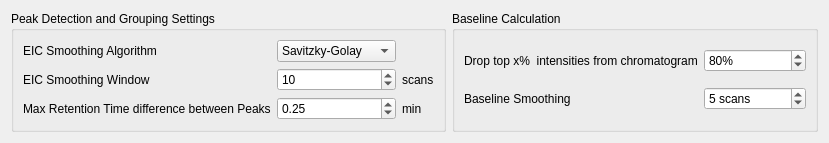
     <widget class="QWidget" name="peakDetectOptions">
      <attribute name="title">
       <string>Peak Detection</string>
      </attribute>
      <layout class="QHBoxLayout" name="horizontalLayout_7">
       <item>
        <widget class="QGroupBox" name="groupBox_3">
         <property name="title">
          <string>Peak Detection and Grouping Settings</string>
         </property>
         <layout class="QGridLayout">
          <item row="1" column="0">
           <widget class="QLabel" name="label_2">
            <property name="text">
             <string>EIC Smoothing Window </string>
            </property>
           </widget>
          </item>
          <item row="1" column="1">
           <widget class="QSpinBox" name="eic_smoothingWindow">
            <property name="minimum">
             <number>1</number>
            </property>
            <property name="value">
             <number>10</number>
            </property>
           </widget>
          </item>
          <item row="1" column="2">
           <widget class="QLabel" name="label_5">
            <property name="text">
             <string>scans</string>
            </property>
           </widget>
          </item>
          <item row="3" column="0">
           <widget class="QLabel" name="label_6">
            <property name="text">
             <string>Max Retention Time difference between Peaks</string>
            </property>
           </widget>
          </item>
          <item row="3" column="2">
           <widget class="QLabel" name="label_8">
            <property name="text">
             <string>min</string>
            </property>
           </widget>
          </item>
          <item row="3" column="1">
           <widget class="QDoubleSpinBox" name="grouping_maxRtWindow">
            <property name="maximum">
             <double>999999999.000000000000000</double>
            </property>
            <property name="singleStep">
             <double>0.100000000000000</double>
            </property>
            <property name="value">
             <double>0.250000000000000</double>
            </property>
           </widget>
          </item>
          <item row="0" column="0">
           <widget class="QLabel" name="label_22">
            <property name="text">
             <string>EIC Smoothing Algorithm</string>
            </property>
           </widget>
          </item>
          <item row="0" column="1">
           <widget class="QComboBox" name="eic_smoothingAlgorithm">
            <item>
             <property name="text">
              <string>Savitzky-Golay</string>
             </property>
            </item>
            <item>
             <property name="text">
              <string>Gaussian</string>
             </property>
            </item>
            <item>
             <property name="text">
              <string>Moving Average</string>
             </property>
            </item>
           </widget>
          </item>
         </layout>
        </widget>
       </item>
       <item>
        <widget class="QGroupBox" name="groupBox_7">
         <property name="title">
          <string>Baseline Calculation</string>
         </property>
         <layout class="QGridLayout" name="gridLayout_6">
          <item row="1" column="0">
           <widget class="QLabel" name="label_20">
            <property name="text">
             <string>Baseline Smoothing </string>
            </property>
           </widget>
          </item>
          <item row="0" column="0">
           <widget class="QLabel" name="label_21">
            <property name="text">
             <string>Drop top x%  intensities from chromatogram</string>
            </property>
           </widget>
          </item>
          <item row="0" column="1">
           <widget class="QSpinBox" name="baseline_quantile">
            <property name="suffix">
             <string>%</string>
            </property>
            <property name="maximum">
             <number>100</number>
            </property>
            <property name="value">
             <number>80</number>
            </property>
           </widget>
          </item>
          <item row="1" column="1">
           <widget class="QSpinBox" name="baseline_smoothing">
            <property name="suffix">
             <string> scans</string>
            </property>
            <property name="maximum">
             <number>1000000</number>
            </property>
            <property name="value">
             <number>5</number>
            </property>
           </widget>
          </item>
         </layout>
        </widget>
       </item>
      </layout>
     </widget>
